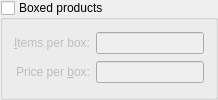
    <widget class="QGroupBox" name="groupBoxedItem" >
     <property name="sizePolicy" >
      <sizepolicy vsizetype="Preferred" hsizetype="Minimum" >
       <horstretch>0</horstretch>
       <verstretch>0</verstretch>
      </sizepolicy>
     </property>
     <property name="minimumSize" >
      <size>
       <width>200</width>
       <height>0</height>
      </size>
     </property>
     <property name="title" >
      <string>Boxed products</string>
     </property>
     <property name="checkable" >
      <bool>true</bool>
     </property>
     <property name="checked" >
      <bool>false</bool>
     </property>
     <layout class="QGridLayout" >
      <item row="0" column="0" >
       <widget class="QLabel" name="label_2" >
        <property name="sizePolicy" >
         <sizepolicy vsizetype="Preferred" hsizetype="MinimumExpanding" >
          <horstretch>0</horstretch>
          <verstretch>0</verstretch>
         </sizepolicy>
        </property>
        <property name="text" >
         <string>&amp;Items per box:</string>
        </property>
        <property name="alignment" >
         <set>Qt::AlignRight|Qt::AlignTrailing|Qt::AlignVCenter</set>
        </property>
        <property name="buddy" >
         <cstring>editItemsPerBox</cstring>
        </property>
       </widget>
      </item>
      <item row="0" column="1" >
       <widget class="QLineEdit" name="editItemsPerBox" >
        <property name="sizePolicy" >
         <sizepolicy vsizetype="Fixed" hsizetype="Maximum" >
          <horstretch>0</horstretch>
          <verstretch>0</verstretch>
         </sizepolicy>
        </property>
        <property name="minimumSize" >
         <size>
          <width>50</width>
          <height>0</height>
         </size>
        </property>
       </widget>
      </item>
      <item row="1" column="0" >
       <widget class="QLabel" name="label_6" >
        <property name="sizePolicy" >
         <sizepolicy vsizetype="Preferred" hsizetype="MinimumExpanding" >
          <horstretch>0</horstretch>
          <verstretch>0</verstretch>
         </sizepolicy>
        </property>
        <property name="text" >
         <string>Price per &amp;box:</string>
        </property>
        <property name="alignment" >
         <set>Qt::AlignRight|Qt::AlignTrailing|Qt::AlignVCenter</set>
        </property>
        <property name="buddy" >
         <cstring>editPricePerBox</cstring>
        </property>
       </widget>
      </item>
      <item row="1" column="1" >
       <widget class="QLineEdit" name="editPricePerBox" >
        <property name="sizePolicy" >
         <sizepolicy vsizetype="Fixed" hsizetype="Minimum" >
          <horstretch>0</horstretch>
          <verstretch>0</verstretch>
         </sizepolicy>
        </property>
        <property name="minimumSize" >
         <size>
          <width>50</width>
          <height>0</height>
         </size>
        </property>
       </widget>
      </item>
     </layout>
    </widget>
